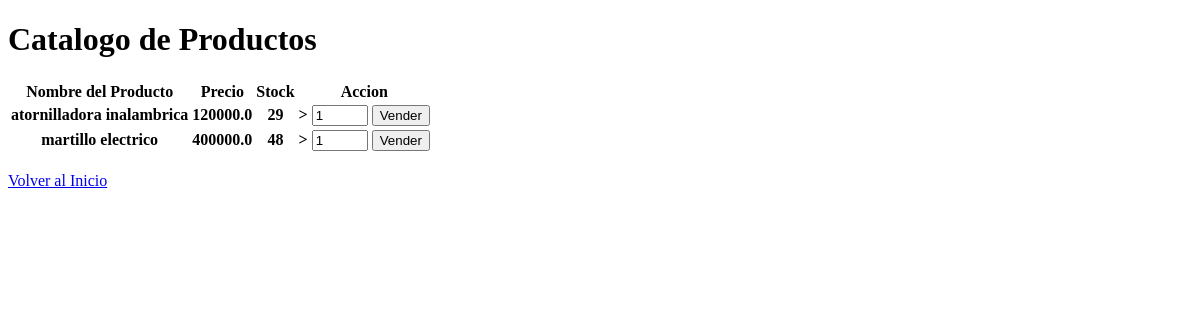
Page /ventas on the earlier database version.
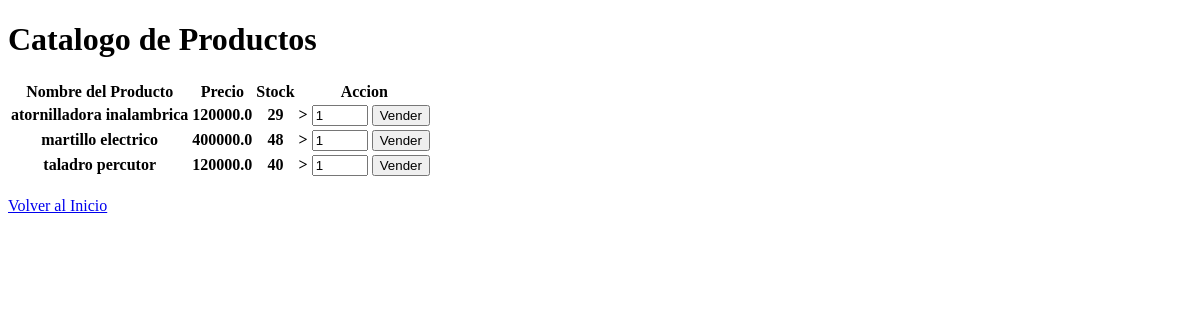
Same page on the later database version.
### db.py (models this page shows)
class Producto(Base):
    __tablename__ = "producto"
    id_producto = Column(Integer, primary_key=True, autoincrement=True)
    nombre = Column(String, nullable=False)
    precio = Column(Float, nullable=False)
    stock = Column(Integer, nullable=False)
    activo = Column(Boolean, default=True)
    fk_id_categoria = Column(Integer, ForeignKey("categoria.id_categoria"), nullable=False)
    categoria = relationship("Categoria")

### app.py (the view)
@app.route("/ventas", methods=["GET", "POST"])
def seccionVentas():
    return ventaProducto()

### venta.py (called while the page is built, shortened)
def ventaProducto():
    db_cursor = Session()
    try:
        productoDisponible = (
            db_cursor.query(Producto).filter(Producto.activo == True, Producto.stock > 0).all()
        )
        clientes = db_cursor.query(Cliente).filter_by(activo=True).all()
        return render_template("ventas.html", productos=productoDisponible, clientes=clientes)
    finally:
        db_cursor.close()

### templates/ventas.html (shortened to what this page needs)
<!DOCTYPE html>
<html lang="en">
<head>
</head>
<body>
    <h1>Catalogo de Productos</h1>
    <table>
        <thead>
            <tr>
            <th>Nombre del Producto</th>
            <th>Precio</th>
            <th>Stock</th>
            <th>Accion</th>
            </tr>
        </thead>
        <tbody>
         {% for pro in productos %}
         <tr>
            <th>{{pro.nombre}}</th>
            <th>{{pro.precio}}</th>
            <th>{{pro.stock}}</th>
            <th>
            <form action="{{url_for('seccionVentas')}}" method="POST" style="display: inline-block;">
                >
                <input type="number" name="cantidad" min="1" max="{{pro.stock}}" value="1" required>
                <button type="submit" onclick="alert('Se descontador ' + this.form.cantidad.value + ' unidades del stock exitosamente');"> Vender</button>
            </form></th>
         </tr>
         {% endfor %}
        </tbody>
    </table>
    <br>
    <a href="{{url_for('home')}}">Volver al Inicio</a>
</body>
</html>

Differences in the rows shown:
added Producto: nombre "taladro percutor", precio "120000.0", stock "40"
